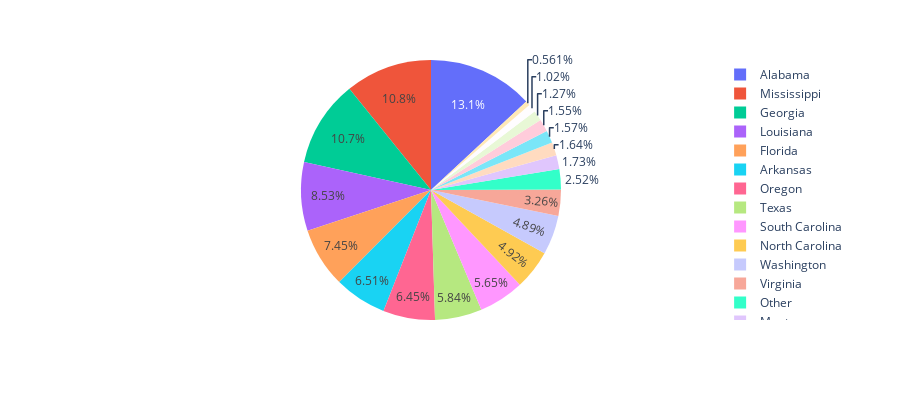

The notebook cell this image was saved under:
### Code cell
# geemap.zonal_stats(loss, states, 'loss.csv',  stat_type="SUM",
#     denominator=1e6,
#     scale=1000,)

geemap.pie_chart( "loss.csv", names="NAME", values="sum", max_rows=20, height=400)

### Figure 1 — Plotly figure (JSON) as saved in the notebook; plotly's stock layout.template omitted (floating-point values rounded to 4 significant figures)
{"data": [{"domain": {"x": [0, 1], "y": [0, 1]}, "hovertemplate": "NAME=%{label}<br>sum=%{value}<extra></extra>", "labels": ["Alabama", "Mississippi", "Georgia", "Louisiana", "Florida", "Arkansas", "Oregon", "Texas", "South Carolina", "North Carolina", "Washington", "Virginia", "Montana", "California", "Idaho", "Maine", "Tennessee", "Oklahoma", "Alaska", "Other", "Other", "Other", "Other", "Other", "Other", "Other", "Other", "Other", "Other", "Other", "Other", "Other", "Other", "Other", "Other", "Other", "Other", "Other", "Other", "Other", "Other", "Other", "Other", "Other", "Other", "Other", "Other", "Other", "Other", "Other", "Other", "Other", "Other", "Other", "Other", "Other"], "legendgroup": "", "name": "", "showlegend": true, "type": "pie", "values": [39700.0, 32780.0, 32590.0, 25860.0, 22610.0, 19760.0, 19570.0, 17710.0, 17140.0, 14920.0, 14830.0, 9897.0, 5242.0, 4987.0, 4761.0, 4710.0, 3842.0, 3091.0, 1703, 1613.0, 1401.0, 1260.0, 1220.0, 729.4, 223.0, 173.2, 157.0, 137.6, 131, 130, 83, 65, 62, 53.96, 52.45, 43, 34, 14, 12, 10, 7.039, 6, 4, 3, 3, 3, 2.702, 2.518, 2, 0, 0, 0, 0, 0, 0, 0]}], "layout": {"height": 400, "legend": {"tracegroupgap": 0}, "margin": {"t": 60}}}
